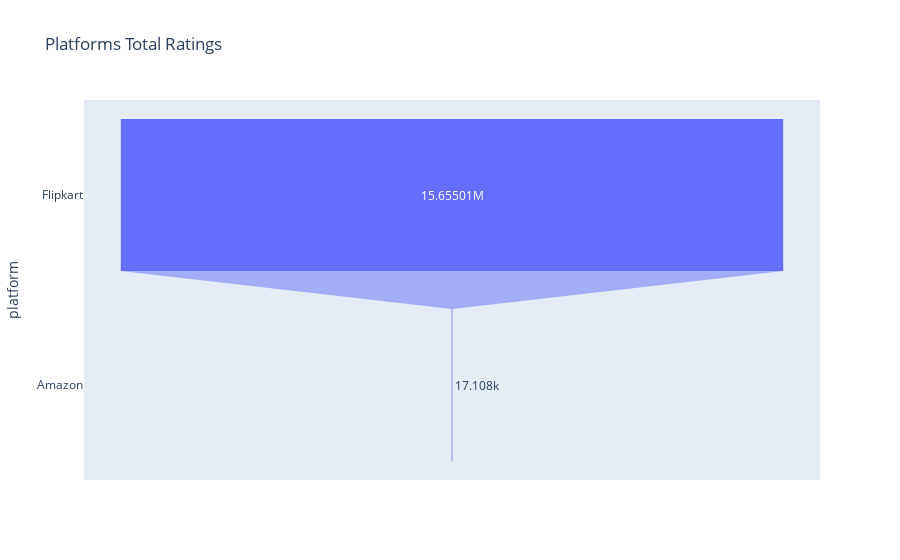

Notebook code for this chart:
### Code cell
Top_Platforms = df.groupby('platform')['Total Ratings'].sum().nlargest(10).reset_index()

fig = px.funnel(Top_Platforms, x='Total Ratings', y='platform',title = 'Platforms Total Ratings')
fig.show()

### Figure 1 — Plotly figure (JSON) as saved in the notebook; plotly's stock layout.template omitted (floating-point values rounded to 4 significant figures)
{"data": [{"hovertemplate": "Total Ratings=%{x}<br>platform=%{y}<extra></extra>", "legendgroup": "", "marker": {"color": "#636efa"}, "name": "", "orientation": "h", "showlegend": false, "type": "funnel", "x": [15655006, 17108], "xaxis": "x", "y": ["Flipkart", "Amazon"], "yaxis": "y"}], "layout": {"autosize": true, "legend": {"tracegroupgap": 0}, "title": {"text": "Platforms Total Ratings"}, "xaxis": {"anchor": "y", "autorange": true, "domain": [0, 1], "range": [-8697000.0, 8697000.0], "title": {"text": "Total Ratings"}, "type": "linear"}, "yaxis": {"anchor": "x", "autorange": true, "domain": [0, 1], "range": [1.5, -0.5], "title": {"text": "platform"}, "type": "category"}}}
